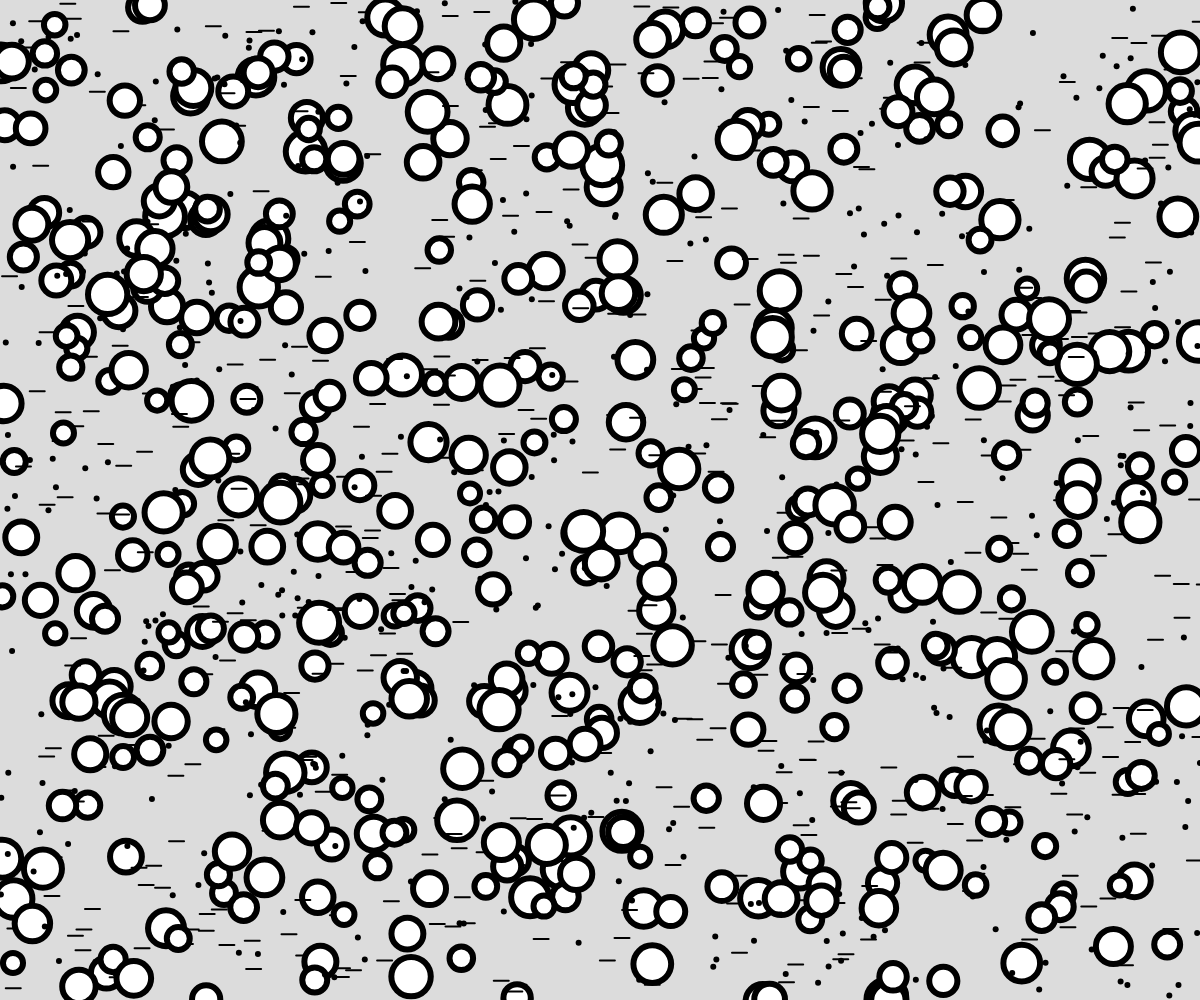
Frame 1 (no input)
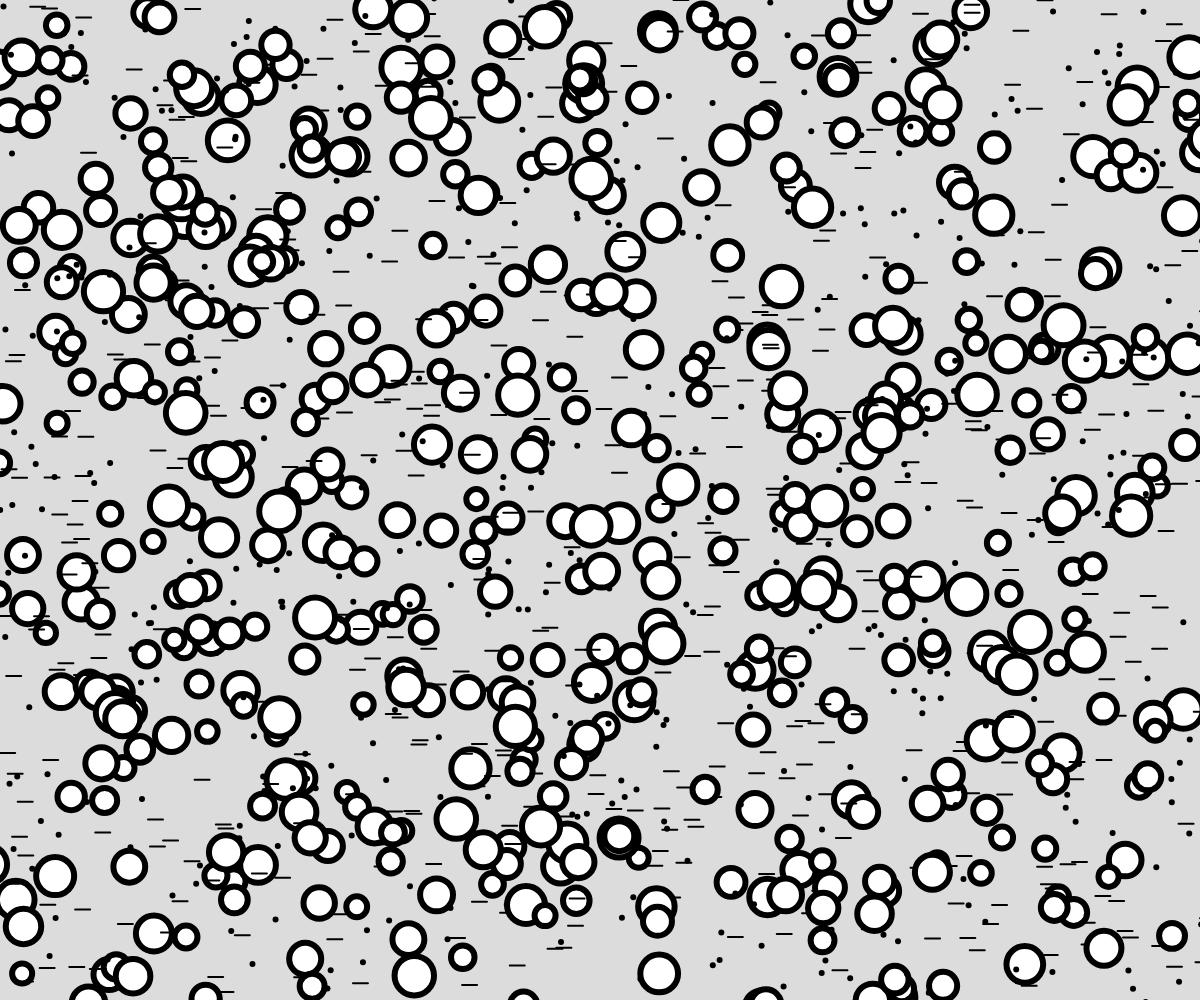
Frame 60 (no input)
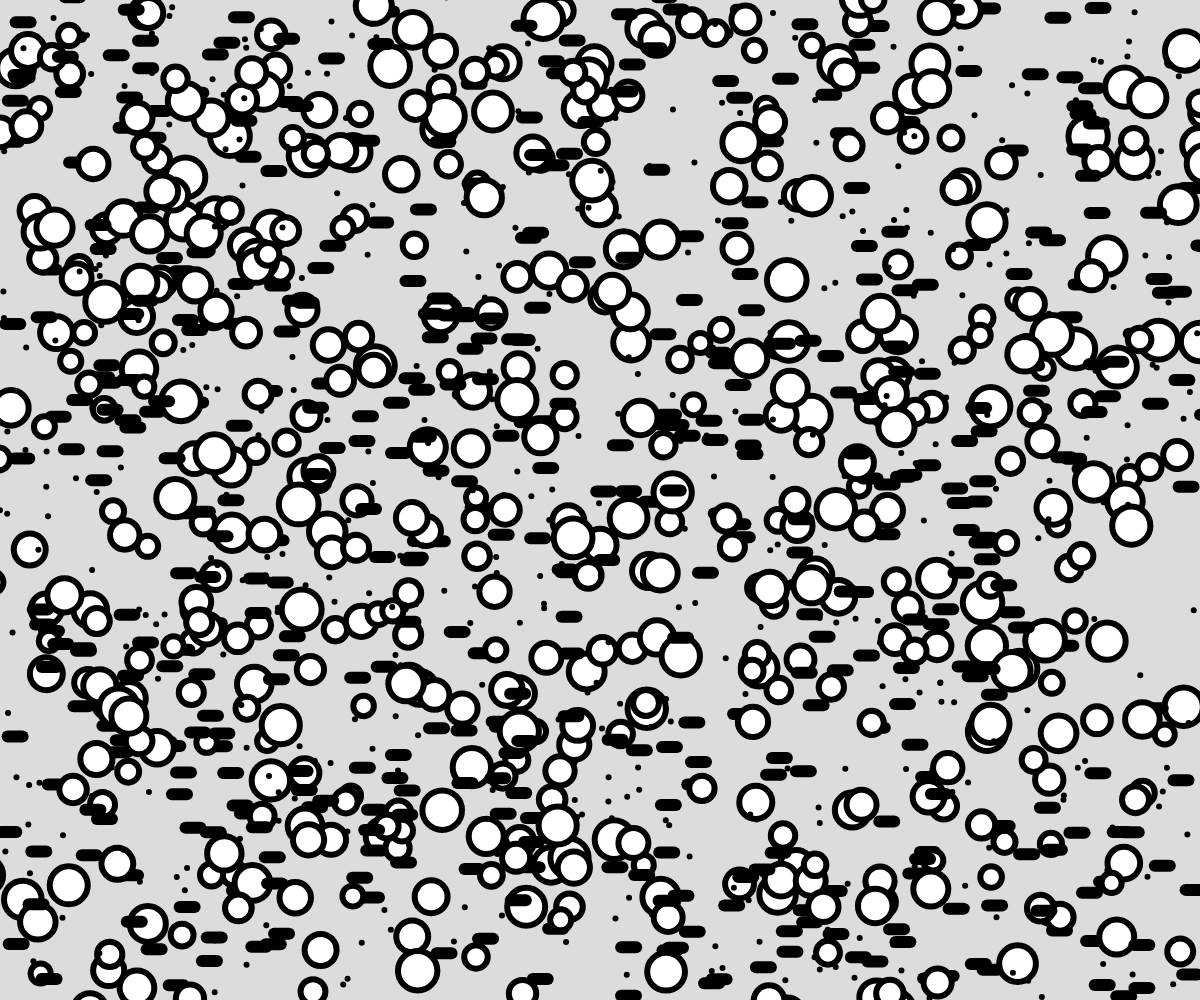
Frame 120 (the mouse pressed at the canvas centre since frame 60)

The p5.js sketch that drew these frames (run headless with seeded random() and noise() and a simulated clock; from frame 60 on, the mouse is pressed at the canvas centre):

// p5.js sketch
// ── sketch.js
// Inheritance and Code in Multiple Files
// Mr. Scott
// Oct 30

let objects = [];

function setup() {
  createCanvas(windowWidth, windowHeight);
  for (let i = 0 ; i < 500; i++){
    objects.push(new AnimatedObject(random(width), random(height)));
    objects.push(new CircleObject(random(width), random(height)));
    objects.push(new LineObject());
  }
}

function draw() {
  background(220);
  for(let o of objects){
    o.move();
    o.display();
  }
}









// ── AnimatedObject.js
// Parent Class ("Super class")
// --- if all in one file, should occur first ---
class AnimatedObject{
    constructor(x,y){
      this.x = x;   this.y = y;
      this.size = 6;
    }
  
    move(){ //add a "wiggle effect"
      this.x += random(-2,2);
      this.y += random(-2,2);
    }
  
    display(){
      strokeWeight(this.size);
      point(this.x, this.y);
    }
  }
// ── CircleObject.js
//Child Class #1 - Circle
class CircleObject extends AnimatedObject{
    constructor(x,y){
      super(x,y);
      //we can also add-on to what was in the parent class
      this.size = random(20,40);
    }
    //no mention of move()...it will be same as parent's move()
  
    display(){ //function override; copies overtop of parent version
      if(dist(this.x, this.y, mouseX, mouseY)< this.size/2){
        fill(0,255,0);
      }
      else fill(255);
  
      circle(this.x, this.y, this.size);
    }
  }
// ── LineObject.js
// Child Class #2 - Line
class LineObject extends AnimatedObject{
    constructor(){
      super(random(width), random(height));
    }
  
    move(){ //combo override, but built on parent version
      super.move(); //runs the parent version move()
      this.x -= 5;
      if(this.x < 0) this.x = width;
    }
  
    display(){ //full override (no reference to parent version)
      if(mouseIsPressed){
        strokeWeight(12);
      }
      else strokeWeight(2);
  
      line(this.x, this.y, this.x + 15, this.y);
    }
  }
  
  
  
  
  
  
  
  
  
  
  
